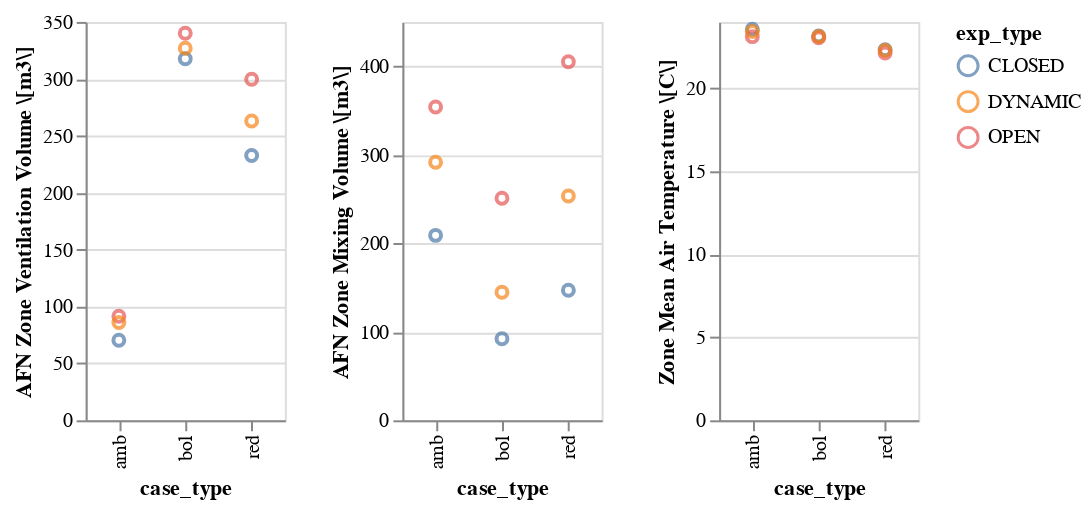

Notebook cell for this chart:
### Code cell
alt.Chart(df_agg).mark_point().encode(
    x=alt.X("case_type:N"),
    y=alt.Y(alt.repeat("column"), type='quantitative'),
    color="exp_type"
).properties(
    width=100,
    height=200
).repeat(
    column=[r"AFN Zone Ventilation Volume \[m3\]", 
            r"AFN Zone Mixing Volume \[m3\]", 
            r"Zone Mean Air Temperature \[C\]"]
)

### Figure 1 — Vega-Lite specification as saved in the notebook (floating-point values rounded to 4 significant figures)
{"config": {"view": {"continuousWidth": 300, "continuousHeight": 300}}, "repeat": {"column": ["AFN Zone Ventilation Volume \\[m3\\]", "AFN Zone Mixing Volume \\[m3\\]", "Zone Mean Air Temperature \\[C\\]"]}, "spec": {"data": {"name": "data-ceb9dd0874add229e04f75634106225f"}, "mark": {"type": "point"}, "encoding": {"color": {"field": "exp_type", "type": "nominal"}, "x": {"field": "case_type", "type": "nominal"}, "y": {"field": {"repeat": "column"}, "type": "quantitative"}}, "height": 200, "width": 100}, "$schema": "https://vega.github.io/schema/vega-lite/v5.20.1.json", "datasets": {"data-ceb9dd0874add229e04f75634106225f": [{"case_names": "red_b1_CLOSED", "AFN Zone Ventilation Volume [m3]": 232.6, "AFN Zone Mixing Volume [m3]": 146.9, "combined_vent": 379.5, "Zone Mean Air Temperature [C]": 22.33, "case_type": "red", "exp_type": "CLOSED"}, {"case_names": "bol_5_CLOSED", "AFN Zone Ventilation Volume [m3]": 317.7, "AFN Zone Mixing Volume [m3]": 92.13, "combined_vent": 409.8, "Zone Mean Air Temperature [C]": 23.15, "case_type": "bol", "exp_type": "CLOSED"}, {"case_names": "amb_b1_CLOSED", "AFN Zone Ventilation Volume [m3]": 70.37, "AFN Zone Mixing Volume [m3]": 208.9, "combined_vent": 279.3, "Zone Mean Air Temperature [C]": 23.55, "case_type": "amb", "exp_type": "CLOSED"}, {"case_names": "bol_5_Medium", "AFN Zone Ventilation Volume [m3]": 340.1, "AFN Zone Mixing Volume [m3]": 250.8, "combined_vent": 590.9, "Zone Mean Air Temperature [C]": 23.04, "case_type": "bol", "exp_type": "OPEN"}, {"case_names": "red_b1_Medium", "AFN Zone Ventilation Volume [m3]": 299.7, "AFN Zone Mixing Volume [m3]": 405.1, "combined_vent": 704.8, "Zone Mean Air Temperature [C]": 22.13, "case_type": "red", "exp_type": "OPEN"}, {"case_names": "amb_b1_Medium", "AFN Zone Ventilation Volume [m3]": 91.36, "AFN Zone Mixing Volume [m3]": 353.9, "combined_vent": 445.3, "Zone Mean Air Temperature [C]": 23.11, "case_type": "amb", "exp_type": "OPEN"}, {"case_names": "bol_5_DYNAMIC", "AFN Zone Ventilation Volume [m3]": 326.9, "AFN Zone Mixing Volume [m3]": 144.7, "combined_vent": 471.6, "Zone Mean Air Temperature [C]": 23.13, "case_type": "bol", "exp_type": "DYNAMIC"}, {"case_names": "red_b1_DYNAMIC", "AFN Zone Ventilation Volume [m3]": 263.0, "AFN Zone Mixing Volume [m3]": 253.3, "combined_vent": 516.3, "Zone Mean Air Temperature [C]": 22.29, "case_type": "red", "exp_type": "DYNAMIC"}, {"case_names": "amb_b1_DYNAMIC", "AFN Zone Ventilation Volume [m3]": 85.99, "AFN Zone Mixing Volume [m3]": 291.5, "combined_vent": 377.5, "Zone Mean Air Temperature [C]": 23.42, "case_type": "amb", "exp_type": "DYNAMIC"}]}}
